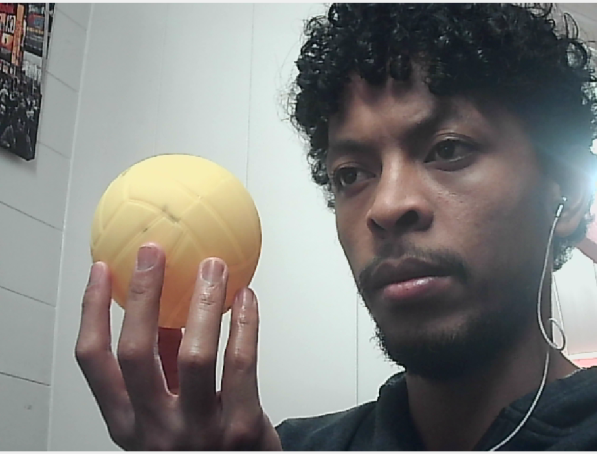
#> input picture Ros_noetic_packages/colleague_tracking_pkg/include/img.png, 597 x 454 px
$ python -i goal_tracking.py   (imports and definitions only)
#> lines starting #> are read from the running program, lines starting #| are printed output that depends on the picture; after the words box and inside, x2 and y2 are one past the last pixel; in counts of white or black regions, pixels touching at a corner belong together
### Ros_noetic_packages/colleague_tracking_pkg/scripts/TrackerHelper.py
class TrackerHelper():
    def __init__(self, focal_length = 10000,real_ball_radius = 100):
#> further down, picture is the input picture: shape (454, 597, 3); mean B, G, R 123.9, 127, 127.9
        self.focal_length = focal_length
        self.real_ball_radius = real_ball_radius

    # focal length finder function
    # [11 lines left out: functions setFocalLength, getCoordinates, not called in this run]


    def getDistance(self,radius_in_frame):
        return self.focal_length * self.real_ball_radius / radius_in_frame
    # def initializeFocalLength(self):


### Ros_noetic_packages/colleague_tracking_pkg/scripts/goal_tracking.py
# USAGE
# python ball_tracking.py --video ball_tracking_example.mp4
# python ball_tracking.py

# import the necessary packages
from collections import deque
from imutils.video import VideoStream
import numpy as np
import cv2
import imutils
import time
from TrackerHelper import TrackerHelper

yellow_min = (21,116,106)
yellow_max = (31,255,255)
class Tracker():
	def __init__(self,
			  trackerHelper = TrackerHelper(real_ball_radius=5., focal_length=750.),
			# yellowLower = (16,59,107),
			# yellowUpper = (43,122,175)	):
			#for
			yellowLower = (165,77,76),
			yellowUpper = (179,183,146)	):

			# redlLower = (16,59,107),
			# redUpper = (43,122,175)	):
		# trackerHelper = TrackerHelper(real_ball_radius=5., focal_length=277.)
		self.trackerHelper = trackerHelper

		# define the lower and upper boundaries of the "green"
		# ball in the HSV color space, then initialize the
		# list of tracked points
		# greenLower = (29, 86, 6)
		# greenUpper = (64, 255, 255)
		self.yellowLower = yellowLower
		self.yellowUpper = yellowUpper
		self.buffer = 64
		self.pts = deque(maxlen=self.buffer)


		# allow the camera or video file to warm up
		time.sleep(2.0)

	def callBack(self, frame_from_image_topic):
		w = 0
		distance = 0
		distance_goal_center_camera = 0
		# grab the current frame
		frame = frame_from_image_topic

		# resize the frame, blur it, and convert it to the HSV
		# color space
		# frame = imutils.resize(frame, width=600)
		blurred = cv2.GaussianBlur(frame, (11, 11), 0)
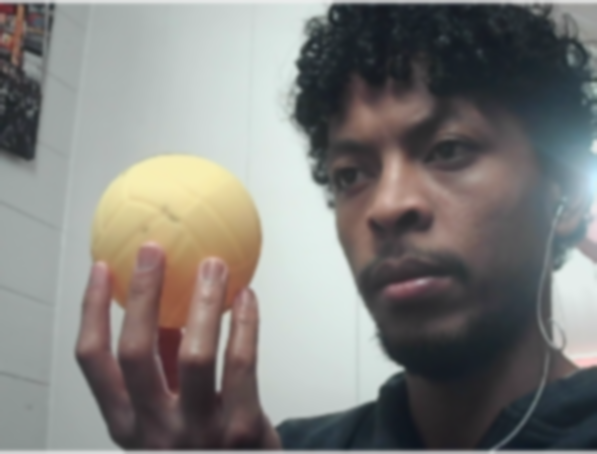
#> blurred: shape (454, 597, 3); mean B, G, R 123.8, 126.9, 127.8
		hsv = cv2.cvtColor(blurred, cv2.COLOR_BGR2HSV)
#> hsv: shape (454, 597, 3); mean H, S, V 84.4, 36.9, 134.3

		# construct a mask for the color "green", then perform
		# a series of dilations and erosions to remove any small
		# blobs left in the mask
		mask = cv2.inRange(hsv, self.yellowLower, self.yellowUpper)
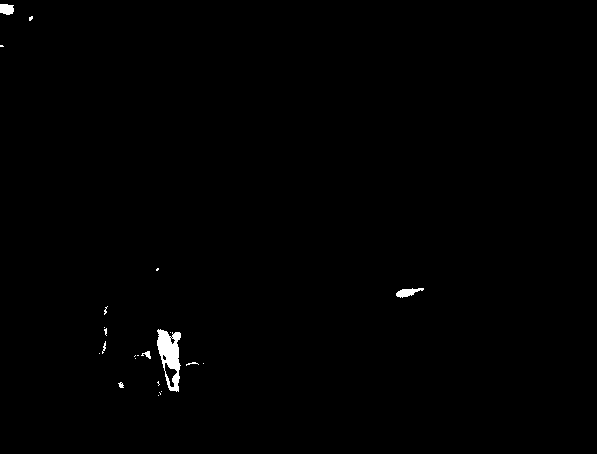
#> mask: shape (454, 597); 0.49% white; 23 white regions (16 under 20 px), largest, box (x1, y1, x2, y2) and area: (157, 329, 181, 392) 855, (396, 288, 424, 298) 153, (0, 4, 14, 15) 131
		mask = cv2.erode(mask, None, iterations=2)
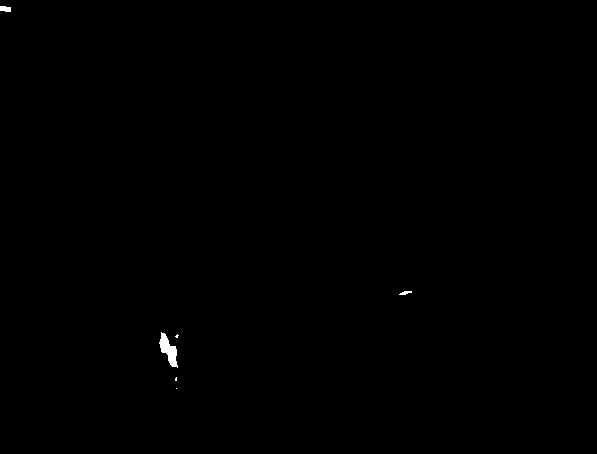
#> mask: shape (454, 597); 0.16% white; 6 white regions (3 under 20 px), largest, box (x1, y1, x2, y2) and area: (159, 332, 178, 368) 324, (0, 6, 11, 12) 56, (399, 291, 412, 295) 33
		mask = cv2.dilate(mask, None, iterations=2)
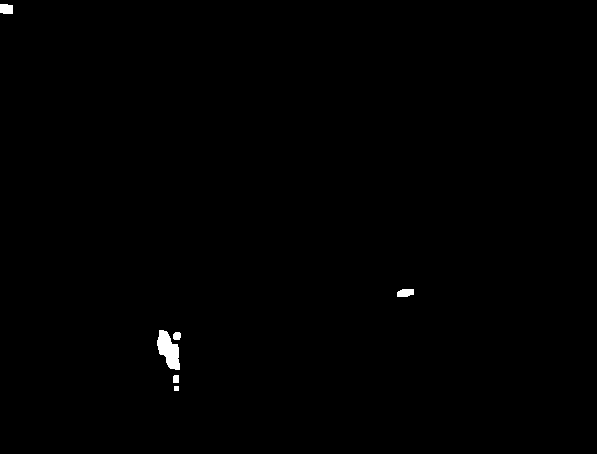
#> mask: shape (454, 597); 0.34% white; 6 white regions

		# find contours in the mask and initialize the current
		# (x, y) center of the ball
		cnts = cv2.findContours(mask.copy(), cv2.RETR_EXTERNAL,
			cv2.CHAIN_APPROX_SIMPLE)
#> cnts = 6 contours, 1 with area under 20; largest, box (x1, y1, x2, y2) and area: (157, 330, 180, 370) 513, (0, 4, 13, 14) 101, (397, 289, 414, 297) 96, (173, 332, 181, 340) 44, (173, 375, 179, 383) 34
		cnts = imutils.grab_contours(cnts)
		center = None
		rows = frame.shape[0]
#> rows = 454
		cols = frame.shape[1]
#> cols = 597
		size = min([rows, cols])
#> size = 454
		center_x = int(cols/2.0)
#> center_x = 298
		center_y = int(rows/2.0)
#> center_y = 227
		# print(f"shape: {frame.shape}")

		line_length = int(size*0.3)
#> line_length = 136

		#-- X
		frame = cv2.line(frame, (center_x, center_y), (center_x+line_length, center_y), (0,0,255), 2)
		#-- Y
		frame = cv2.line(frame, (center_x, center_y), (center_x, center_y+line_length), (0,255,0), 2)
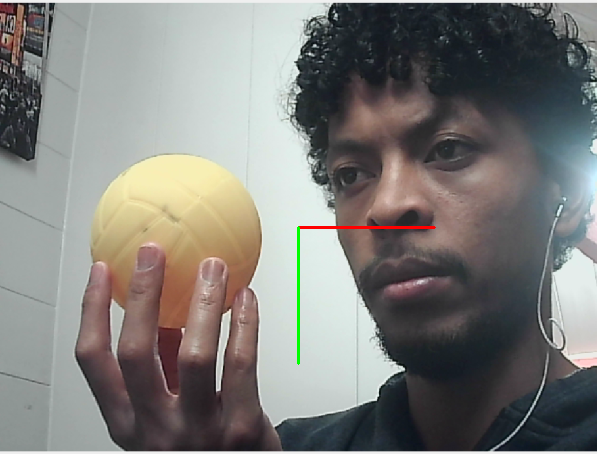
#> frame: shape (454, 597, 3); mean B, G, R 123.4, 126.8, 127.8

		# only proceed if at least one contour was found
		if len(cnts) > 0:
			c = max(cnts, key=cv2.contourArea)
#> c = contour of 44 points, box (x1, y1, x2, y2) (157, 330, 180, 370), area 513
			# find the largest contour in the mask, then use
			# it to compute the minimum enclosing circle and
			# centroid
			rect = cv2.minAreaRect(c)
#> rect = ((167.7, 349.6), (20.83, 40.17), -3.58)
			center_rect, size, angle = rect
#> center_rect = (167.7, 349.6); size = (20.83, 40.17); angle = -3.58
			center = (int(center_rect[0]), int(center_rect[1]))
#> center = (167, 349)
			x, y, w, h = cv2.boundingRect(c)
#> x = 157; y = 330; w = 23; h = 40
			print(f"center = {center}, w = {w}, h = {h}")
#| center = (167, 349), w = 23, h = 40
			# only proceed if the radius meets a minimum size
			# track if the rectangle is a goal (it has to be a rectangle which the height should be lower than the width)
			# if h < w:
			if w > 200:
				# Draw the rectangle around the detected contour
				cv2.rectangle(frame, (int(x), int(y)), (int(x + w), int(y + h)), (0, 255, 0), 2)
				cv2.circle(frame, center, 5, (0, 0, 255), -1)
				# self.trackerHelper.setFocalLength(30.,radius)
				# print(f"focal_length = {self.trackerHelper.focal_length}")
				distance_goal_center_camera = self.trackerHelper.getCoordinates(center_rect[0],center_x)
				# print(f"Distance = {distance},Radius = {radius}")

		# update the points queue
		self.pts.appendleft(center)

		# loop over the set of tracked points
		for i in range(1, len(self.pts)):
			# if either of the tracked points are None, ignore
			# them
			if self.pts[i - 1] is None or self.pts[i] is None:
				continue

			# otherwise, compute the thickness of the line and
			# draw the connecting lines
			thickness = int(np.sqrt(self.buffer / float(i + 1)) * 2.5)
			cv2.line(frame, self.pts[i - 1], self.pts[i], (0, 0, 255), thickness)

		# show the frame to our screen
		#cv2.imshow("Ball detection", frame)
		return {"frame": frame, "width":w, "x":distance_goal_center_camera}

>>> import cv2
>>> picture = cv2.imread('../include/img.png')
>>> result = Tracker().callBack(picture)
#> result = 3 items
